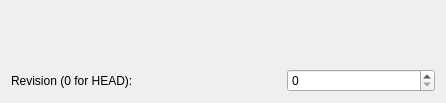
<ui version="4.0" >
 <class>SubversionSwitch</class>
 <widget class="QWidget" name="SubversionSwitch" >
  <property name="geometry" >
   <rect>
    <x>0</x>
    <y>0</y>
    <width>446</width>
    <height>103</height>
   </rect>
  </property>
  <layout class="QVBoxLayout" name="verticalLayout" >
   <item>
    <layout class="QGridLayout" >
     <property name="margin" >
      <number>0</number>
     </property>
     <item row="0" column="0" >
      <widget class="KUrlRequester" name="url" >
       <property name="sizePolicy" >
        <sizepolicy vsizetype="Preferred" hsizetype="Expanding" >
         <horstretch>0</horstretch>
         <verstretch>0</verstretch>
        </sizepolicy>
       </property>
      </widget>
     </item>
     <item row="1" column="0" >
      <layout class="QHBoxLayout" name="_3" >
       <property name="margin" >
        <number>0</number>
       </property>
       <item>
        <widget class="QLabel" name="textLabel1" >
         <property name="text" >
          <string>Revision (0 for HEAD):</string>
         </property>
         <property name="wordWrap" >
          <bool>false</bool>
         </property>
        </widget>
       </item>
       <item>
        <spacer name="spacer2" >
         <property name="orientation" >
          <enum>Qt::Horizontal</enum>
         </property>
         <property name="sizeType" >
          <enum>QSizePolicy::Expanding</enum>
         </property>
         <property name="sizeHint" stdset="0" >
          <size>
           <width>121</width>
           <height>20</height>
          </size>
         </property>
        </spacer>
       </item>
       <item>
        <widget class="QSpinBox" name="revision" >
         <property name="sizePolicy" >
          <sizepolicy vsizetype="Fixed" hsizetype="MinimumExpanding" >
           <horstretch>0</horstretch>
           <verstretch>0</verstretch>
          </sizepolicy>
         </property>
        </widget>
       </item>
      </layout>
     </item>
    </layout>
   </item>
  </layout>
 </widget>
 <customwidgets>
  <customwidget>
   <class>KUrlRequester</class>
   <extends>QFrame</extends>
   <header>kurlrequester.h</header>
  </customwidget>
 </customwidgets>
 <resources/>
 <connections/>
</ui>
